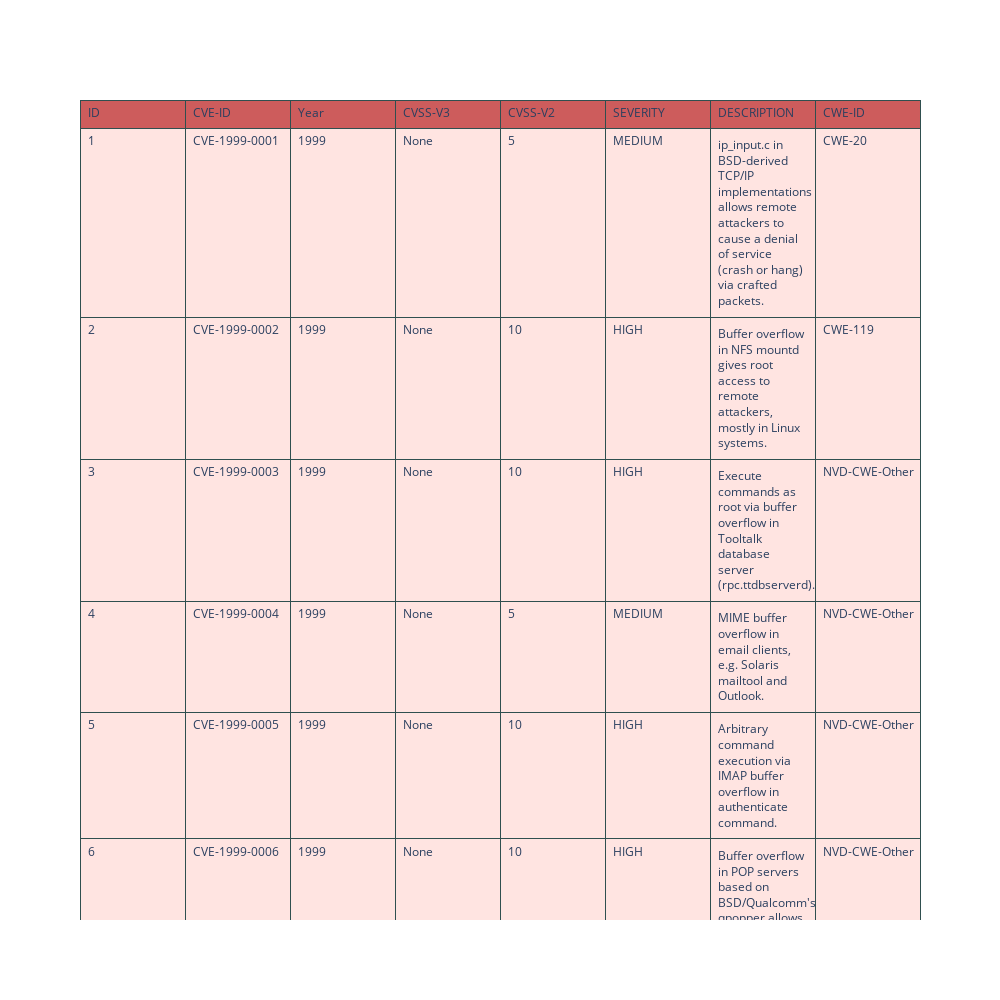

Notebook code for this chart:
### Markdown cell above
Following table shows the first 10 entries of the dataset.

### Code cell
import plotly.graph_objects as go
dataN=data.head(10)

fig = go.Figure(data=[go.Table(
    header=dict(values=dataN.columns,
                line_color='darkslategray',
                fill_color='indianred',
                align='left'),
    cells=dict(values=[dataN.ID, dataN["CVE-ID"], dataN.Year, dataN["CVSS-V3"],dataN["CVSS-V2"],dataN.SEVERITY,dataN.DESCRIPTION,dataN["CWE-ID"]], # 2nd column
               line_color='darkslategray',
               fill_color='mistyrose',
               align='left'))
])

fig.update_layout(width=1000, height=1000)
fig.show()

### Figure 1 — Plotly figure (JSON) as saved in the notebook; plotly's stock layout.template omitted (floating-point values rounded to 4 significant figures)
{"data": [{"cells": {"align": "left", "fill": {"color": "mistyrose"}, "line": {"color": "darkslategray"}, "values": [[1, 2, 3, 4, 5, 6, 7, 8, 9, 10], ["CVE-1999-0001", "CVE-1999-0002", "CVE-1999-0003", "CVE-1999-0004", "CVE-1999-0005", "CVE-1999-0006", "CVE-1999-0007", "CVE-1999-0008", "CVE-1999-0009", "CVE-1999-0010"], ["1999", "1999", "1999", "1999", "1999", "1999", "1999", "1999", "1999", "1999"], ["None", "None", "None", "None", "None", "None", "None", "None", "None", "None"], [5, 10, 10, 5, 10, 10, 5, 10, 10, 5], ["MEDIUM", "HIGH", "HIGH", "MEDIUM", "HIGH", "HIGH", "MEDIUM", "HIGH", "HIGH", "MEDIUM"], ["ip_input.c in BSD-derived TCP/IP implementations allows remote attackers to cause a denial of service (crash or hang) via crafted packets.", "Buffer overflow in NFS mountd gives root access to remote attackers, mostly in Linux systems.", "Execute commands as root via buffer overflow in Tooltalk database server (rpc.ttdbserverd).", "MIME buffer overflow in email clients, e.g. Solaris mailtool and Outlook.", "Arbitrary command execution via IMAP buffer overflow in authenticate command.", "Buffer overflow in POP servers based on BSD/Qualcomm's qpopper allows remote attackers to gain root access using a long PASS command.", "Information from SSL-encrypted sessions via PKCS #1.", "Buffer overflow in NIS+, in Sun's rpc.nisd program.", "Inverse query buffer overflow in BIND 4.9 and BIND 8 Releases.", "Denial of Service vulnerability in BIND 8 Releases via maliciously formatted DNS messages."], ["CWE-20", "CWE-119", "NVD-CWE-Other", "NVD-CWE-Other", "NVD-CWE-Other", "NVD-CWE-Other", "CWE-327", "NVD-CWE-Other", "NVD-CWE-Other", "NVD-CWE-Other"]]}, "header": {"align": "left", "fill": {"color": "indianred"}, "line": {"color": "darkslategray"}, "values": ["ID", "CVE-ID", "Year", "CVSS-V3", "CVSS-V2", "SEVERITY", "DESCRIPTION", "CWE-ID"]}, "type": "table"}], "layout": {"height": 1000, "width": 1000}}
